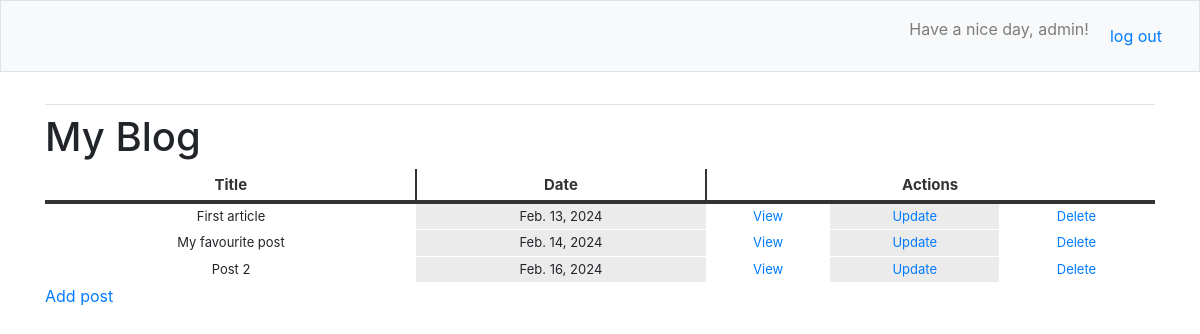
The app's page / (signed in) with its own data.
### blogs/models.py (models this page shows, shortened)
class BlogPost(models.Model):
    user = models.ForeignKey(
        User, on_delete=models.CASCADE, null=True, blank=True)
    title = models.CharField(max_length=200)
    context = models.TextField()
    date_added = models.DateField()
    class Meta:
        ordering = ['date_added']

### blogs/views.py (the view)
# urls.py: path("", BlogList.as_view(), name="posts"),
class BlogList(LoginRequiredMixin, ListView):
    model = BlogPost
    context_object_name = "posts"
    def get_context_data(self, **kwargs):
        context = super().get_context_data(**kwargs)
        context['posts'] = context['posts'].filter(user=self.request.user)
        return context

### blogs/templates/blogs/blogpost_list.html (shortened to what this page needs)
{% extends 'blogs/base.html' %}
{% block content %}
<h1>My Blog</h1>
<table class="greyGridTable">
    <thead>
    <tr>
        <th>Title</th>
        <th>Date</th>
        <th colspan="3">Actions</th>
    </tr>
    </thead>
    <tbody>
      {% for post in posts %}
    <tr>
        <td>{{post.title}}</td>
        <td>{{post.date_added}}</td>
        <td><a href="{% url 'post' post.id%}"> View </a></td>
        <td><a href="{% url 'post-update' post.id%}">Update</a></td>
        <td><a href="{% url 'post-delete' post.id%}"> Delete </a></td>
    </tr>
    </tbody>
    {% empty %}
<h3> you have no posts yet</h3>
{% endfor %}
</table>
<a href="{% url 'post-create' %}">Add post</a>
{% endblock content %}

### blogs/templates/blogs/base.html (shortened to what this page needs)
{% load bootstrap4 %}
<!doctype html>
<html lang="en">
<head>
	{% bootstrap_css %}
</head>
<body>
<nav class="navbar navbar-expand-md navbar-light bg-light mb-4 border">
	<div class="collapse navbar-collapse" id="navbarCollapse">
		<ul class="navbar-nav ml-auto">
			{% if request.user.is_authenticated %}
				<li class="nav-item">
					<span class="navbar-text">Have a nice day, {{request.user}}!</span>
				</li>
                <form class = "nav-link" action="{% url 'logout' %}" method="post">
                    <button class="btn btn-link" type="submit">log out</button>
                    </form>
			{% else %}
				<li class="nav-item">
					<a class="nav-link" href="{% url 'login' %}">Log in</a></li>
			{% endif %}
		</ul>
	</div>
</nav>
<main role="main" class="container">
	<div class="pb-2 mb-2 border-bottom">
	</div>
	<div>
		{% block content %}{% endblock content %}
	</div>
</main>
</body>

### blogs/templates/blogs/blogpost_list.html (style rules this page uses)
table.greyGridTable { border: 2px solid #ffffff; width: 100%; text-align: center; border-collapse: collapse; }
table.greyGridTable td, table.greyGridTable th { border: 1px solid #ffffff; padding: 3px 4px; }
table.greyGridTable tbody td { font-size: 13px; }
table.greyGridTable td:nth-child(even) { background: #ebebeb; }
table.greyGridTable thead { background: #ffffff; border-bottom: 4px solid #333333; }
table.greyGridTable thead th { font-size: 15px; font-weight: bold; color: #333333; text-align: center; border-left: 2px solid #333333; }
table.greyGridTable thead th:first-child { border-left: none; }

### records on screen
BlogPost: title "First article", date_added "Feb. 13, 2024"
BlogPost: title "My favourite post", date_added "Feb. 14, 2024"
BlogPost: title "Post 2", date_added "Feb. 16, 2024"

### other values on screen
{{ request.user }} "admin"
